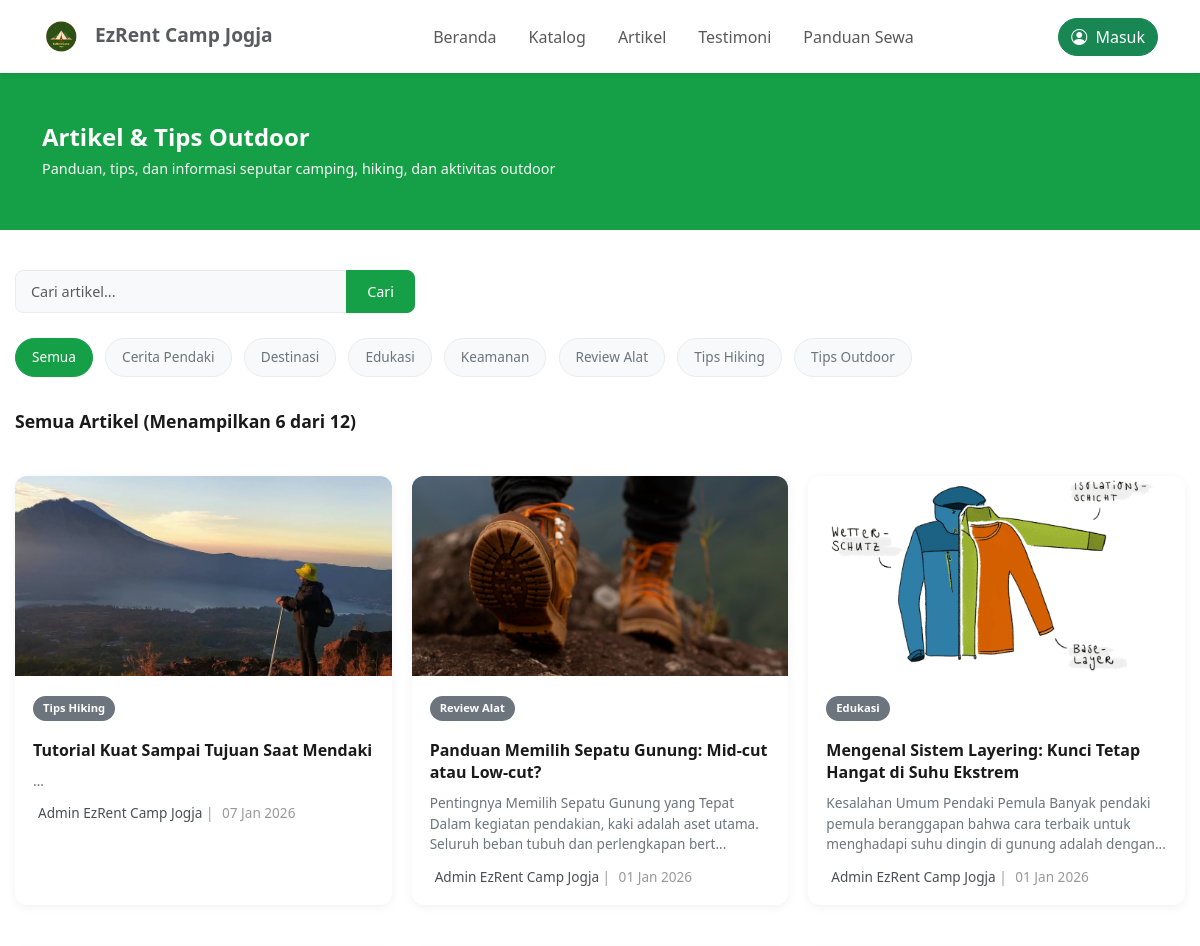
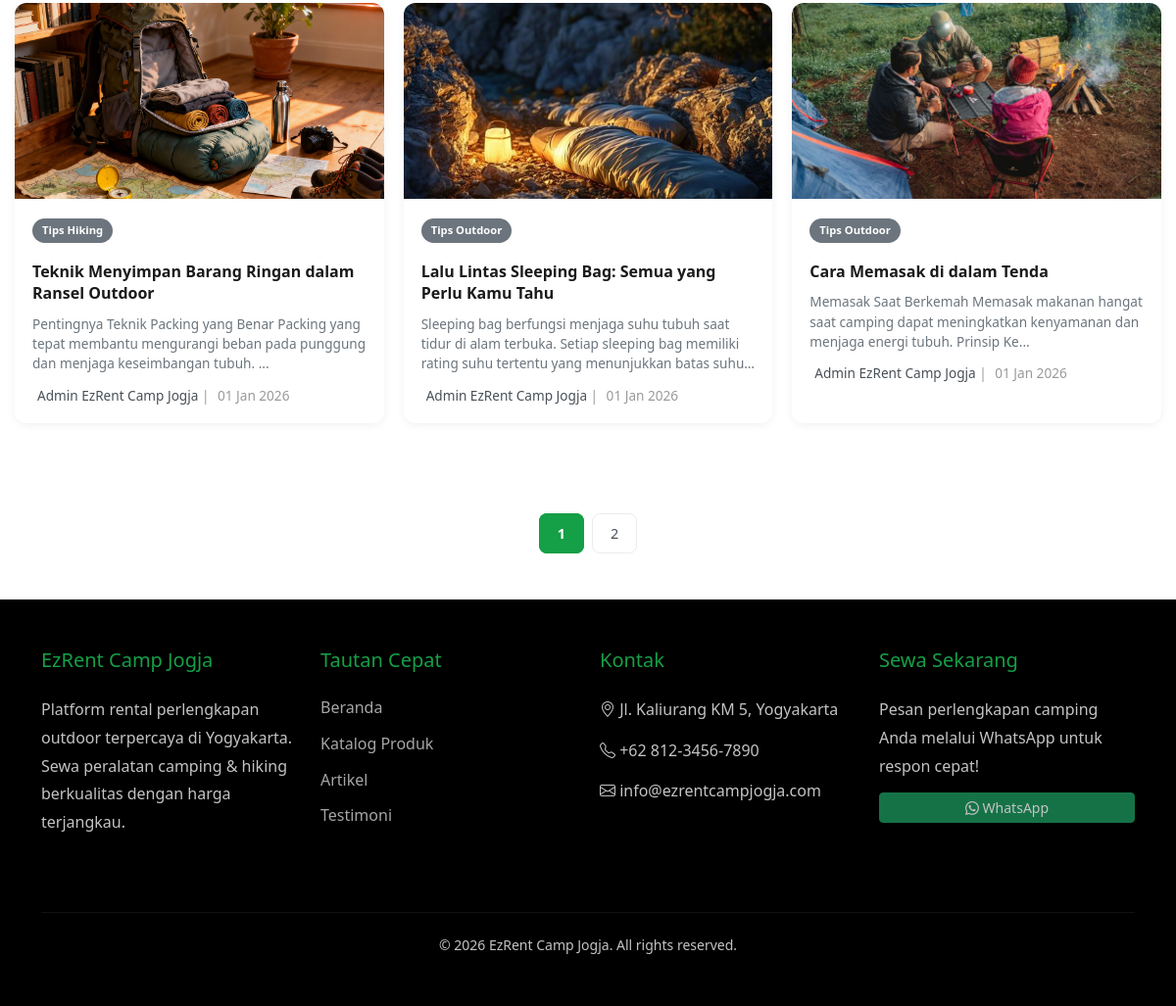
Page /index.php/artikel on the committed database (2 pictures, top to bottom).
### tables this page shows
CREATE TABLE `artikel` (
  `id_artikel` int(11) NOT NULL,
  `id_admin` int(11) DEFAULT NULL,
  `judul` varchar(200) DEFAULT NULL,
  `excerpt` text DEFAULT NULL,
  `konten` longtext DEFAULT NULL,
  `thumbnail` varchar(255) DEFAULT NULL,
  `tag` varchar(255) DEFAULT NULL,
  `status` varchar(20) DEFAULT NULL,
  `tanggal_publish` datetime DEFAULT NULL,
  `created_at` timestamp NOT NULL DEFAULT current_timestamp(),
  `updated_at` timestamp NOT NULL DEFAULT current_timestamp() ON UPDATE current_timestamp()
);

CREATE TABLE `users` (
  `id_user` int(11) NOT NULL,
  `nama_lengkap` varchar(100) DEFAULT NULL,
  `email` varchar(100) DEFAULT NULL,
  `password` varchar(255) DEFAULT NULL,
  `no_telepon` varchar(20) DEFAULT NULL,
  `alamat` text DEFAULT NULL,
  `role` varchar(20) DEFAULT NULL,
  `status` varchar(20) DEFAULT NULL,
  `created_at` timestamp NOT NULL DEFAULT current_timestamp(),
  `updated_at` timestamp NOT NULL DEFAULT current_timestamp() ON UPDATE current_timestamp()
);

### index.php (called while the page is built, shortened)
<?php
require_once BASEPATH.'core/CodeIgniter.php';

### application/models/Artikel_model.php (called while the page is built, shortened)
<?php
class Artikel_model extends CI_Model {
    public function get_artikel_list($limit, $start, $params = [])
    {
        $this->db->select('a.*, u.nama_lengkap AS penulis');
        $this->db->from('artikel a');
        $this->db->join('users u', 'a.id_admin = u.id_user', 'left');
        $this->db->where('a.status', 'published');
        $this->db->where('a.tanggal_publish <=', date('Y-m-d H:i:s'));
        $this->db->order_by('a.tanggal_publish', 'DESC');
        $this->db->limit($limit, $start);
        return $this->db->get()->result_array();
    }
    public function count_all_artikel($params = [])
    {
        $this->db->from('artikel a');
        $this->db->where('a.status', 'published');
        $this->db->where('a.tanggal_publish <=', date('Y-m-d H:i:s'));
        return $this->db->count_all_results();
    }
    public function get_all_tags()
    {
        $this->db->select('tag');
        $this->db->where('status', 'published');
        $this->db->group_by('tag');
        $this->db->order_by('tag', 'ASC');
        return $this->db->get('artikel')->result_array();
    }
}

### application/views/artikel/index.php (the view, shortened to what this page needs)
<div class="artikel-jumbotron">
    <div class="container">
        <h1>Artikel & Tips Outdoor</h1>
        <p>Panduan, tips, dan informasi seputar camping, hiking, dan aktivitas outdoor</p>
    </div>
</div>
<div class="artikel-container">
    <div class="row search-filter-area">
        <div class="col-md-12">
            <form action="<?= site_url('artikel/index') ?>" method="GET" class="input-group">
                <input type="text" name="cari" class="form-control" placeholder="Cari artikel..." value="<?= html_escape($this->input->get('cari')) ?>">
                <button class="btn btn-outline-secondary" type="submit"><i class="fas fa-search"></i> Cari</button>
            </form>
        </div>
    </div>
<div class="mb-4">
    <a href="<?= site_url('artikel') ?>" class="tag-button <?= empty($active_tag) ? 'active' : '' ?>">Semua</a>
    <?php
    if (!empty($all_tags)) {
        foreach ($all_tags as $tag_item):
            if (!empty($tag_item['tag'])) {
                $tag_name = html_escape($tag_item['tag']);
                $is_active = ($active_tag == $tag_name) ? 'active' : '';
    ?>
            <a href="<?= site_url('artikel?tag=' . urlencode($tag_name)) ?>"
               class="tag-button <?= $is_active ?>">
                <?= $tag_name ?>
            </a>
    <?php
            }
        endforeach;
    }
    ?>
</div>
    <h4>Semua Artikel (Menampilkan <?= count($artikel_list) + (isset($featured) ? 1 : 0) ?> dari <?= $total_result ?>)</h4>
    <div class="row g-4 mt-2">
        <?php
        if (!empty($artikel_list)):
            foreach ($artikel_list as $artikel):
        ?>
            <div class="col-md-4">
                <a href="<?= site_url('artikel/detail/' . $artikel['id_artikel']) ?>" class="artikel-card">
                    <img src="<?= base_url('assets/img/artikel/' . html_escape($artikel['thumbnail'])) ?>"
                         class="card-img-top" alt="<?= html_escape($artikel['judul']) ?>">
                    <div class="p-3">
                        <span class="featured-tag"><?= html_escape($artikel['tag']) ?></span>
                        <h5><?= html_escape($artikel['judul']) ?></h5>
                        <p class="excerpt-content"><?= html_escape($artikel['excerpt']) ?></p>
                        <div class="artikel-info">
                            <i class="far fa-user"></i> <strong><?= html_escape($artikel['penulis']) ?></strong>
                            | <i class="far fa-calendar-alt"></i> <?= date('d M Y', strtotime($artikel['tanggal_publish'])) ?>
                        </div>
                    </div>
                </a>
            </div>
        <?php
            endforeach;
        else:
        ?>
        <p class="text-center w-100">Tidak ada artikel yang ditemukan untuk kriteria ini.</p>
        <?php endif; ?>
    </div>
   <div class="row">
        <div class="col-12">
            <div class="pagination-container">
                <?php echo $pagination_links; ?>
            </div>
        </div>
    </div>
</div>

### assets/css/ezrentcamp.css (style rules this page uses)
* { margin: 0; padding: 0; box-sizing: border-box; }
body { font-family: 'Segoe UI', Tahoma, Geneva, Verdana, sans-serif; }

### application/views/artikel/index.php (style rules this page uses)
.artikel-jumbotron { background-color: #159f46; color: white; padding: 50px 0; text-align: left; }
.artikel-jumbotron h1 { font-size: 1.5rem; font-weight: 700; margin-bottom: 6px; }
.artikel-jumbotron p { font-size: 0.9rem; margin-bottom: 0; opacity: 0.95; }
.artikel-container { padding: 40px 15px; max-width: 1200px; margin: auto; }
.search-filter-area { margin-bottom: 25px; }
.search-filter-area .input-group { max-width: 400px; }
.search-filter-area .form-control { border-radius: 8px 0 0 8px; border: 1px solid #e9ecef; padding: 10px 15px; font-size: 0.9rem; background-color: #f8f9fa; }
.search-filter-area .btn { border-radius: 0 8px 8px 0; background-color: #159f46; color: white; border: 1px solid #159f46; padding: 10px 20px; font-size: 0.9rem; }
.tag-button { padding: 8px 16px; border-radius: 20px; margin-right: 8px; margin-bottom: 10px; display: inline-block; color: #6c757d; background-color: #f8f9fa; text-decoration: none; transition: all 0.3s; border: 1px solid #e9ecef; font-size: 0.85rem; font-weight: 500; }
.tag-button:hover, .tag-button.active { background-color: #159f46; color: white; border-color: #159f46; text-decoration: none; }
.featured-tag { background-color: #159f46; color: white; padding: 5px 12px; border-radius: 20px; font-size: 0.75rem; font-weight: 600; display: inline-block; margin-bottom: 12px; }
.artikel-info { font-size: 0.85rem; color: #999; margin-top: 12px; }
.artikel-info strong { color: #495057; font-weight: 400; }
.artikel-container h4 { font-size: 1.1rem; font-weight: 700; color: #1a1a1a; margin-bottom: 20px; margin-top: 10px; }
.artikel-card { border-radius: 12px; overflow: hidden; height: 100%; box-shadow: 0 2px 10px rgba(0,0,0,0.06); text-decoration: none; color: #212529; background-color: white; transition: all 0.3s ease; display: block; }
.artikel-card .card-img-top { height: 200px; object-fit: cover; width: 100%; transition: transform 0.4s; }
.artikel-card .p-3 { padding: 18px !important; }
.artikel-card .featured-tag { background-color: #6c757d; font-size: 0.7rem; padding: 4px 10px; margin-bottom: 8px; }
.artikel-card h5 { font-size: 1rem; font-weight: 600; color: #1a1a1a; margin-top: 10px; margin-bottom: 10px; line-height: 1.4; }
.excerpt-content { font-size: 0.85rem; color: #6c757d; line-height: 1.5; display: -webkit-box; -webkit-line-clamp: 3; -webkit-box-orient: vertical; overflow: hidden; margin-bottom: 12px; }
.row.g-4 { margin-right: -10px; margin-left: -10px; }
.row.g-4 > div { padding-right: 10px; padding-left: 10px; margin-bottom: 20px; }
.pagination-container { margin-top: 40px; display: flex; justify-content: center; }

### rows in the picture
artikel: thumbnail (picture), tag "Tips Hiking", judul "Tutorial Kuat Sampai Tujuan Saat Mendaki", excerpt "...", id_admin.nama_lengkap "Admin EzRent Camp Jogja", tanggal_publish "07 Jan 2026"
artikel: thumbnail (picture), tag "Review Alat", judul "Panduan Memilih Sepatu Gunung: Mid-cut atau Low-cut?", excerpt "Pentingnya Memilih Sepatu Gunung yang Tepat Dalam kegiatan pendakian, kaki adalah aset utama. Seluruh beban tubuh dan perlengkapan bert...", id_admin.nama_lengkap "Admin EzRent Camp Jogja", tanggal_publish "01 Jan 2026"
artikel: thumbnail (picture), tag "Edukasi", judul "Mengenal Sistem Layering: Kunci Tetap Hangat di Suhu Ekstrem", excerpt "Kesalahan Umum Pendaki Pemula Banyak pendaki pemula beranggapan bahwa cara terbaik untuk menghadapi suhu dingin di gunung adalah dengan...", id_admin.nama_lengkap "Admin EzRent Camp Jogja", tanggal_publish "01 Jan 2026"
artikel: thumbnail (picture), tag "Tips Hiking", judul "Teknik Menyimpan Barang Ringan dalam Ransel Outdoor", excerpt "Pentingnya Teknik Packing yang Benar Packing yang tepat membantu mengurangi beban pada punggung dan menjaga keseimbangan tubuh. ...", id_admin.nama_lengkap "Admin EzRent Camp Jogja", tanggal_publish "01 Jan 2026"
artikel: thumbnail (picture), tag "Tips Outdoor", judul "Lalu Lintas Sleeping Bag: Semua yang Perlu Kamu Tahu", excerpt "Sleeping bag berfungsi menjaga suhu tubuh saat tidur di alam terbuka. Setiap sleeping bag memiliki rating suhu tertentu yang menunjukkan batas…", id_admin.nama_lengkap "Admin EzRent Camp Jogja", tanggal_publish "01 Jan 2026"
artikel: thumbnail (picture), tag "Tips Outdoor", judul "Cara Memasak di dalam Tenda", excerpt "Memasak Saat Berkemah Memasak makanan hangat saat camping dapat meningkatkan kenyamanan dan menjaga energi tubuh. Prinsip Ke...", id_admin.nama_lengkap "Admin EzRent Camp Jogja", tanggal_publish "01 Jan 2026"

### other values in the picture
$tag_name "Cerita Pendaki"
$tag_name "Destinasi"
$tag_name "Edukasi"
$tag_name "Keamanan"
$tag_name "Review Alat"
$tag_name "Tips Hiking"
$tag_name "Tips Outdoor"
count($artikel_list) + (isset($featured) ? 1 : 0) "6"
$total_result "12"
